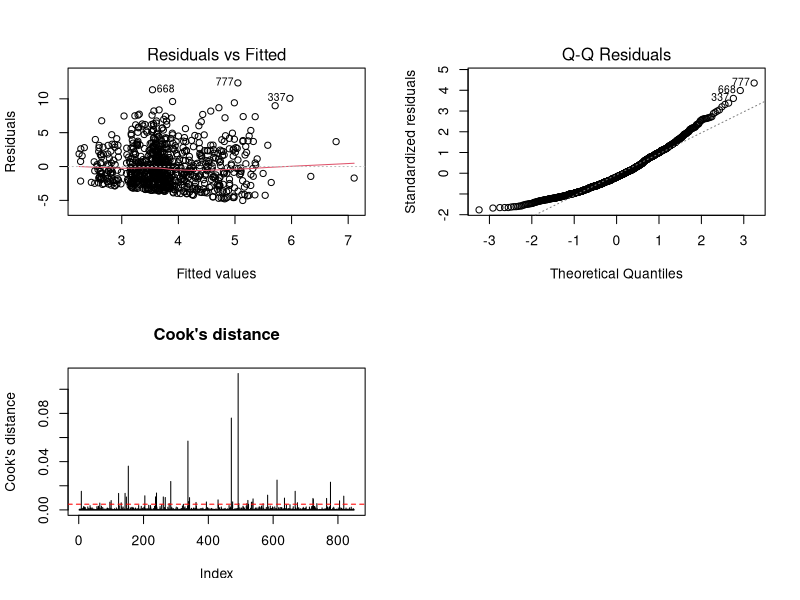

This chart was generated by the following R code: (Note: this script raises an error after producing the figure.)
## ---- chunk 1
#
knitr::opts_chunk$set(echo = TRUE, warning = FALSE, message = FALSE)
library(tidyverse) # General functions
library(car) # Has capital A Anova
library(rsample) # Allows us to do train test split
set.seed(67) # Set the seed daniel got us to set
## ---- chunk 2
polls <- read.csv("Data/Clean/combined_data.csv") %>% 
  filter(sample_size > 0) %>% # drops the 2 polls whose invalid sample_size (-1) was set to NA
  mutate(abs_err = abs((dem - rep) - act_margin), # how far off the poll was
         correct = if_else(dem == rep, NA_integer_, # did the poll pick the right winner?
                           as.integer(sign(dem - rep) == sign(act_margin))),
         n1000   = sample_size / 1000, # Sample size in thousands (easier to interpret coefficients)
         partisanship = factor(partisanship))
## ---- chunk 3
prep <- function(yr) { 
  polls %>% filter(year == yr) %>% # Datasets are joined, separate by year
    mutate(mode3 = fct_lump_min(factor(mode), min = 30, other_level = "Other"), # All modes with less than 30 polls put in other
           mode3 = relevel(mode3, ref = "Live Phone")) %>% #Reorder mode 
    droplevels()
}
d12 <- prep(2012)
d16 <- prep(2016)
table(d12$mode3); table(d16$mode3)
## ---- chunk 4

set.seed(67)

# 75/25 train test split
split12 <- initial_split(d12, prop = 0.75)
split16 <- initial_split(d16, prop = 0.75)

# Extract training and testing datasets
d12 <- training(split12)
test12  <- testing(split12)

d16 <- training(split16)
test16  <- testing(split16)
## ---- chunk 5
# Fit a full model, null model, model with all interaction terms
full12 <- lm(abs_err ~ mode3 + sample_subpopulation + partisanship + n1000 + days_to_election, data = d12)
null12 <- lm(abs_err ~ 1, data = d12)
full12_int <- lm(abs_err ~ (mode3 + sample_subpopulation + partisanship + n1000 + days_to_election)^2, data = d12)

summary(full12) # Overall fit, coefficient estimates and individual tests
## ---- chunk 6
Anova(full12, type = 2) # Tests the contribution of each predictor
vif(full12) # Checks whether predictors are strongly correlated
## ---- chunk 7
anova(null12, full12) # Do I need to comment this?
## ---- chunk 8
# Run stepwise regression on the regular and full models
step12 <- step(null12, scope = list(lower = ~ 1, upper = formula(full12)), direction = "both", trace = 0)
step12_int <- step12 <- step(null12, scope = list(lower = ~ 1, upper = formula(full12_int)), direction = "both", trace = 0)

# Compare in AIC and BIC, both models are identical
AIC(null12, full12, step12, step12_int)
BIC(null12, full12, step12, step12_int)
## ---- chunk 9
par(mfrow = c(2, 2))
plot(full12, which = 1) # residuals vs fitted
plot(full12, which = 2) # normal Q-Q
plot(cooks.distance(full12), type = "h", ylab = "Cook's distance", main = "Cook's distance")
abline(h = 4 / nrow(d12), col = "red", lty = 2)
par(mfrow = c(1, 1))

sum(abs(rstudent(full12)) > 3) # polls with |studentised residual| > 3
sum(cooks.distance(full12) > 4 / nrow(d12)) # polls above the 4/n guideline
max(cooks.distance(full12)) # worry if > 05 or 1
## ---- chunk 10
# Box-Cox for 2012

# Box-Cox on the full model 
pt12 <- powerTransform(full12)
summary(pt12)            # estimate, Wald CI and test if lambda = 0 or 1
MASS::boxcox(full12, lambda = seq(-0.5, 1.5, by = 0.05))   # Log likelihood

# Close to 0.5, fit 0.5 for simpler interpretability
full12_t <- update(full12, sqrt(abs_err) ~ .) 
summary(full12_t)
plot(full12_t, which = 1)   # residuals vs fitted
plot(full12_t, which = 2)   # normal Q-Q
plot(full12_t, which = 3)   # scale-location (checks constant variance)
plot(full12_t, which = 4)   # Cook's distance
## ---- chunk 11
# Full, null and interaction term models for 2016 data
full16 <- lm(abs_err ~ mode3 + sample_subpopulation + partisanship + n1000 + days_to_election, data = d16)
null16 <- lm(abs_err ~ 1, data = d16)
full16_int <- lm(abs_err ~ (mode3 + sample_subpopulation + partisanship + n1000 + days_to_election)^2, data = d16)

#Summary, run ANOVA, vif for multicollinearity
summary(full16)
Anova(full16, type = 2)
vif(full16)
anova(null16, full16)

## ---- chunk 12
# Stepwise regression on 2016, compare the final models with AIC and BIC
step16 <- step(null16, scope = list(lower = ~ 1, upper = formula(full16)), direction = "both", trace = 0)
step16_int <- step16 <- step(null16, scope = list(lower = ~ 1, upper = formula(full16_int)), direction = "both", trace = 0)

AIC(null16, full16, step16, step16_int)
BIC(null16, full16, step16, step16_int)
## ---- chunk 13
par(mfrow = c(2, 2))
plot(full16, which = 1) # Plot residuals vs fitted
plot(full16, which = 2) # Q-Q Plot
plot(cooks.distance(full16), type = "h", ylab = "Cook's distance", main = "Cook's distance")
abline(h = 4 / nrow(d16), col = "red", lty = 2)
par(mfrow = c(1, 1))

sum(abs(rstudent(full16)) > 3)
sum(cooks.distance(full16) > 4 / nrow(d16))
max(cooks.distance(full16))

## ---- chunk 14
# Box-Cox 2016

# Box-Cox on the full model 
pt16 <- powerTransform(full16)
summary(pt16)            # estimate, Wald CI, Test if lambda = 0 or 1
MASS::boxcox(full16, lambda = seq(-0.5, 1.5, by = 0.05))   # Log likelihood

# Close to 0.5, fit 0.5 for simpler interpretability
full16_t <- update(full16, sqrt(abs_err) ~ .) 
summary(full16_t)
plot(full16_t, which = 1)   # residuals vs fitted
plot(full16_t, which = 2)   # normal Q-Q
plot(full16_t, which = 3)   # scale-location (checks constant variance)
plot(full16_t, which = 4)   # Cook's distance

## ---- chunk 15
l12 <- d12 %>% filter(!is.na(correct), mode3 != "Other") %>% droplevels()
l16 <- d16 %>% filter(!is.na(correct), mode3 != "Other") %>% droplevels()
mean(l12$correct); mean(l16$correct) # proportion of polls that picked the right winner
## ---- chunk 16
g12 <- glm(correct ~ mode3 + sample_subpopulation + partisanship + n1000 + days_to_election, family = binomial, data = l12)
summary(g12)
Anova(g12, type = 2) # likelihood ratio test for each factor
exp(cbind(OR = coef(g12), confint.default(g12))) # odds ratios with 95% CI
anova(glm(correct ~ 1, family = binomial, data = l12), g12, test = "Chisq") # overall model test
## ---- chunk 17
test12_logit <- test12 |>
  filter(!is.na(correct), mode3 != "Other")

test12_logit$pred_prob <- predict(g12, newdata = test12_logit, type = "response")

test12_logit$pred_class <- ifelse(test12_logit$pred_prob >= 0.5, 1, 0)

table(Actual = test12_logit$correct, Predicted = test12_logit$pred_class)

mean(test12_logit$correct == test12_logit$pred_class)
## ---- chunk 18
g16 <- glm(correct ~ mode3 + sample_subpopulation + partisanship + n1000 + days_to_election, family = binomial, data = l16)
summary(g16)
Anova(g16, type = 2)
exp(cbind(OR = coef(g16), confint.default(g16)))
anova(glm(correct ~ 1, family = binomial, data = l16), g16, test = "Chisq")

## ---- chunk 19

test16_logit <- test16 |>
  filter(!is.na(correct), mode3 != "Other")

test16_logit$pred_prob <- predict(g16, newdata = test16_logit, type = "response")

test16_logit$pred_class <- ifelse(test16_logit$pred_prob >= 0.5, 1, 0)

table(Actual = test16_logit$correct, Predicted = test16_logit$pred_class)

mean(test12_logit$correct == test12_logit$pred_class)
